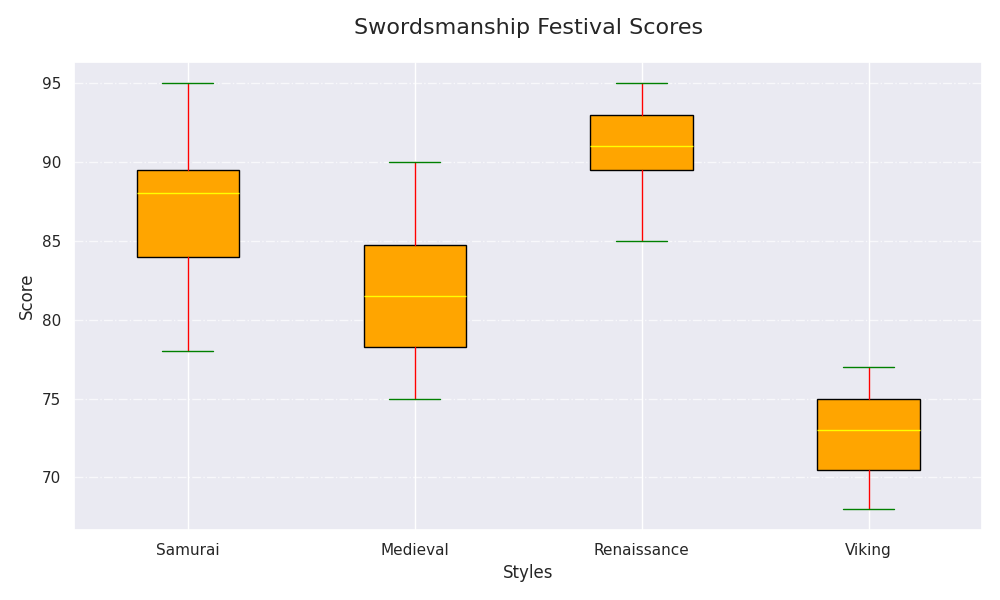

Source code (Python):
import matplotlib.pyplot as plt
import numpy as np

styles = ["Samurai", "Medieval", "Renaissance", "Viking"]
scores_kenjutsu = [85, 88, 82, 89, 90, 95, 83, 87, 88, 92, 94, 78, 85, 81, 89]
scores_longsword = [78, 75, 80, 76, 84, 83, 82, 79, 77, 81, 85, 88, 86, 90]
scores_rapier = [90, 92, 94, 95, 88, 93, 91, 90, 92, 94, 89, 85, 87, 93, 91]
scores_viking = [70, 72, 68, 74, 77, 76, 75, 73, 69, 70, 72, 74, 76, 71, 75]

data = [scores_kenjutsu, scores_longsword, scores_rapier, scores_viking]

plt.figure(figsize=(10, 6))

bp = plt.boxplot(data, patch_artist=True, notch=False, vert=True,
                 boxprops=dict(facecolor="orange", color="black"),
                 capprops=dict(color="green"),
                 whiskerprops=dict(color="red"),
                 flierprops=dict(markerfacecolor='purple', marker='*', markersize=12),
                 medianprops=dict(color="yellow"))

plt.title("Swordsmanship Festival Scores", fontsize=16, pad=20)
plt.xlabel("Styles", fontsize=12)
plt.ylabel("Score", fontsize=12)

plt.xticks(np.arange(1, len(styles) + 1), styles, fontsize=11)
plt.grid(axis='y', linestyle='-.', alpha=0.7)

plt.tight_layout()
plt.show()
